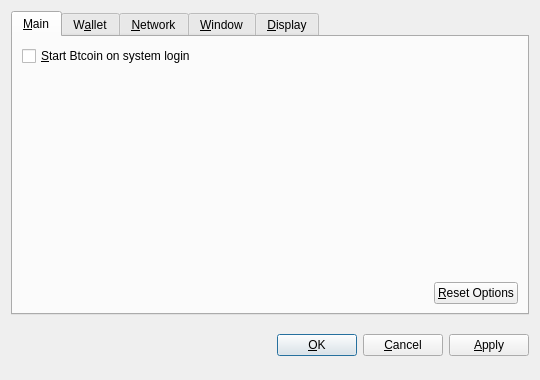
<?xml version="1.0" encoding="UTF-8"?>
<ui version="4.0">
 <class>OptionsDialog</class>
 <widget class="QDialog" name="OptionsDialog">
  <property name="geometry">
   <rect>
    <x>0</x>
    <y>0</y>
    <width>540</width>
    <height>380</height>
   </rect>
  </property>
  <property name="windowTitle">
   <string>Options</string>
  </property>
  <property name="modal">
   <bool>true</bool>
  </property>
  <layout class="QVBoxLayout" name="verticalLayout">
   <item>
    <widget class="QTabWidget" name="tabWidget">
     <property name="tabPosition">
      <enum>QTabWidget::North</enum>
     </property>
     <property name="currentIndex">
      <number>0</number>
     </property>
     <widget class="QWidget" name="tabMain">
      <attribute name="title">
       <string>&amp;Main</string>
      </attribute>
      <layout class="QVBoxLayout" name="verticalLayout_Main">
       <item>
        <widget class="QCheckBox" name="bitcoinAtStartup">
         <property name="toolTip">
          <string>Automatically start Btcoin after logging in to the system.</string>
         </property>
         <property name="text">
          <string>&amp;Start Btcoin on system login</string>
         </property>
        </widget>
       </item>
       <item>
        <spacer name="verticalSpacer_Main">
         <property name="orientation">
          <enum>Qt::Vertical</enum>
         </property>
         <property name="sizeHint" stdset="0">
          <size>
           <width>20</width>
           <height>40</height>
          </size>
         </property>
        </spacer>
       </item>
       <item>
        <layout class="QHBoxLayout" name="horizontalLayout_2_Main">
         <item>
          <spacer name="horizontalSpacer_2_Main">
           <property name="orientation">
            <enum>Qt::Horizontal</enum>
           </property>
           <property name="sizeHint" stdset="0">
            <size>
             <width>40</width>
             <height>20</height>
            </size>
           </property>
          </spacer>
         </item>
         <item>
          <widget class="QPushButton" name="resetButton">
           <property name="toolTip">
            <string>Reset all client options to default.</string>
           </property>
           <property name="text">
            <string>&amp;Reset Options</string>
           </property>
           <property name="autoDefault">
            <bool>false</bool>
           </property>
          </widget>
         </item>
        </layout>
       </item>
      </layout>
     </widget>
     <widget class="QWidget" name="tabWallet">
      <attribute name="title">
       <string>W&amp;allet</string>
      </attribute>
      <layout class="QVBoxLayout" name="verticalLayout_Network">
       <item>
        <widget class="QLabel" name="transactionFeeInfoLabel">
         <property name="text">
          <string>Optional transaction fee per kB that helps make sure your transactions are processed quickly. Most transactions are 1 kB.</string>
         </property>
         <property name="textFormat">
          <enum>Qt::PlainText</enum>
         </property>
         <property name="wordWrap">
          <bool>true</bool>
         </property>
        </widget>
       </item>
       <item>
        <layout class="QHBoxLayout" name="horizontalLayout_1_Main">
         <item>
          <widget class="QLabel" name="transactionFeeLabel">
           <property name="text">
            <string>Pay transaction &amp;fee</string>
           </property>
           <property name="textFormat">
            <enum>Qt::PlainText</enum>
           </property>
           <property name="buddy">
            <cstring>transactionFee</cstring>
           </property>
          </widget>
         </item>
         <item>
          <widget class="BitcoinAmountField" name="transactionFee"/>
         </item>
         <item>
          <spacer name="horizontalSpacer_1_Main">
           <property name="orientation">
            <enum>Qt::Horizontal</enum>
           </property>
           <property name="sizeHint" stdset="0">
            <size>
             <width>40</width>
             <height>20</height>
            </size>
           </property>
          </spacer>
         </item>
        </layout>
       </item>
       <item>
        <widget class="QLabel" name="label">
         <property name="text">
          <string>If you disable the spending of unconfirmed change, the change from a transaction cannot be used until that transaction has at least one confirmation. This also affects how your balance is computed.</string>
         </property>
         <property name="wordWrap">
          <bool>true</bool>
         </property>
        </widget>
       </item>
       <item>
        <widget class="QCheckBox" name="spendZeroConfChange">
         <property name="text">
          <string>Spend unconfirmed change  (experts only)</string>
         </property>
        </widget>
       </item>
       <item>
        <spacer name="verticalSpacer">
         <property name="orientation">
          <enum>Qt::Vertical</enum>
         </property>
         <property name="sizeHint" stdset="0">
          <size>
           <width>20</width>
           <height>40</height>
          </size>
         </property>
        </spacer>
       </item>
      </layout>
     </widget>
     <widget class="QWidget" name="tabNetwork">
      <attribute name="title">
       <string>&amp;Network</string>
      </attribute>
      <layout class="QVBoxLayout" name="verticalLayout_Network">
       <item>
        <widget class="QCheckBox" name="mapPortUpnp">
         <property name="toolTip">
          <string>Automatically open the Btcoin client port on the router. This only works when your router supports UPnP and it is enabled.</string>
         </property>
         <property name="text">
          <string>Map port using &amp;UPnP</string>
         </property>
        </widget>
       </item>
       <item>
        <widget class="QCheckBox" name="connectSocks">
         <property name="toolTip">
          <string>Connect to the Btcoin network through a SOCKS proxy (e.g. when connecting through Tor).</string>
         </property>
         <property name="text">
          <string>&amp;Connect through SOCKS proxy:</string>
         </property>
        </widget>
       </item>
       <item>
        <layout class="QHBoxLayout" name="horizontalLayout_Network">
         <item>
          <widget class="QLabel" name="proxyIpLabel">
           <property name="text">
            <string>Proxy &amp;IP:</string>
           </property>
           <property name="textFormat">
            <enum>Qt::PlainText</enum>
           </property>
           <property name="buddy">
            <cstring>proxyIp</cstring>
           </property>
          </widget>
         </item>
         <item>
          <widget class="QValidatedLineEdit" name="proxyIp">
           <property name="maximumSize">
            <size>
             <width>140</width>
             <height>16777215</height>
            </size>
           </property>
           <property name="toolTip">
            <string>IP address of the proxy (e.g. 127.0.0.1)</string>
           </property>
          </widget>
         </item>
         <item>
          <widget class="QLabel" name="proxyPortLabel">
           <property name="text">
            <string>&amp;Port:</string>
           </property>
           <property name="textFormat">
            <enum>Qt::PlainText</enum>
           </property>
           <property name="buddy">
            <cstring>proxyPort</cstring>
           </property>
          </widget>
         </item>
         <item>
          <widget class="QLineEdit" name="proxyPort">
           <property name="maximumSize">
            <size>
             <width>55</width>
             <height>16777215</height>
            </size>
           </property>
           <property name="toolTip">
            <string>Port of the proxy (e.g. 9050)</string>
           </property>
          </widget>
         </item>
         <item>
          <widget class="QLabel" name="socksVersionLabel">
           <property name="text">
            <string>SOCKS &amp;Version:</string>
           </property>
           <property name="textFormat">
            <enum>Qt::PlainText</enum>
           </property>
           <property name="buddy">
            <cstring>socksVersion</cstring>
           </property>
          </widget>
         </item>
         <item>
          <widget class="QValueComboBox" name="socksVersion">
           <property name="toolTip">
            <string>SOCKS version of the proxy (e.g. 5)</string>
           </property>
          </widget>
         </item>
         <item>
          <spacer name="horizontalSpacer_Network">
           <property name="orientation">
            <enum>Qt::Horizontal</enum>
           </property>
           <property name="sizeHint" stdset="0">
            <size>
             <width>40</width>
             <height>20</height>
            </size>
           </property>
          </spacer>
         </item>
        </layout>
       </item>
       <item>
        <spacer name="verticalSpacer_Network">
         <property name="orientation">
          <enum>Qt::Vertical</enum>
         </property>
         <property name="sizeHint" stdset="0">
          <size>
           <width>20</width>
           <height>40</height>
          </size>
         </property>
        </spacer>
       </item>
      </layout>
     </widget>
     <widget class="QWidget" name="tabWindow">
      <attribute name="title">
       <string>&amp;Window</string>
      </attribute>
      <layout class="QVBoxLayout" name="verticalLayout_Window">
       <item>
        <widget class="QCheckBox" name="minimizeToTray">
         <property name="toolTip">
          <string>Show only a tray icon after minimizing the window.</string>
         </property>
         <property name="text">
          <string>&amp;Minimize to the tray instead of the taskbar</string>
         </property>
        </widget>
       </item>
       <item>
        <widget class="QCheckBox" name="minimizeOnClose">
         <property name="toolTip">
          <string>Minimize instead of exit the application when the window is closed. When this option is enabled, the application will be closed only after selecting Quit in the menu.</string>
         </property>
         <property name="text">
          <string>M&amp;inimize on close</string>
         </property>
        </widget>
       </item>
       <item>
        <spacer name="verticalSpacer_Window">
         <property name="orientation">
          <enum>Qt::Vertical</enum>
         </property>
         <property name="sizeHint" stdset="0">
          <size>
           <width>20</width>
           <height>40</height>
          </size>
         </property>
        </spacer>
       </item>
      </layout>
     </widget>
     <widget class="QWidget" name="tabDisplay">
      <attribute name="title">
       <string>&amp;Display</string>
      </attribute>
      <layout class="QVBoxLayout" name="verticalLayout_Display">
       <item>
        <layout class="QHBoxLayout" name="horizontalLayout_1_Display">
         <item>
          <widget class="QLabel" name="langLabel">
           <property name="text">
            <string>User Interface &amp;language:</string>
           </property>
           <property name="textFormat">
            <enum>Qt::PlainText</enum>
           </property>
           <property name="buddy">
            <cstring>lang</cstring>
           </property>
          </widget>
         </item>
         <item>
          <widget class="QValueComboBox" name="lang">
           <property name="toolTip">
            <string>The user interface language can be set here. This setting will take effect after restarting Btcoin.</string>
           </property>
          </widget>
         </item>
        </layout>
       </item>
       <item>
        <layout class="QHBoxLayout" name="horizontalLayout_2_Display">
         <item>
          <widget class="QLabel" name="unitLabel">
           <property name="text">
            <string>&amp;Unit to show amounts in:</string>
           </property>
           <property name="textFormat">
            <enum>Qt::PlainText</enum>
           </property>
           <property name="buddy">
            <cstring>unit</cstring>
           </property>
          </widget>
         </item>
         <item>
          <widget class="QValueComboBox" name="unit">
           <property name="toolTip">
            <string>Choose the default subdivision unit to show in the interface and when sending coins.</string>
           </property>
          </widget>
         </item>
        </layout>
       </item>
       <item>
        <widget class="QCheckBox" name="displayAddresses">
         <property name="toolTip">
          <string>Whether to show Btcoin addresses in the transaction list or not.</string>
         </property>
         <property name="text">
          <string>&amp;Display addresses in transaction list</string>
         </property>
        </widget>
       </item>
       <item>
        <widget class="QCheckBox" name="coinControlFeatures">
         <property name="toolTip">
          <string>Whether to show coin control features or not.</string>
         </property>
         <property name="text">
          <string>Display coin &amp;control features (experts only!)</string>
         </property>
        </widget>
       </item>
       <item>
        <spacer name="verticalSpacer_Display">
         <property name="orientation">
          <enum>Qt::Vertical</enum>
         </property>
         <property name="sizeHint" stdset="0">
          <size>
           <width>20</width>
           <height>40</height>
          </size>
         </property>
        </spacer>
       </item>
      </layout>
     </widget>
    </widget>
   </item>
   <item>
    <layout class="QHBoxLayout" name="horizontalLayout_Buttons">
     <item>
      <spacer name="horizontalSpacer_1">
       <property name="orientation">
        <enum>Qt::Horizontal</enum>
       </property>
       <property name="sizeHint" stdset="0">
        <size>
         <width>40</width>
         <height>48</height>
        </size>
       </property>
      </spacer>
     </item>
     <item>
      <widget class="QLabel" name="statusLabel">
       <property name="font">
        <font>
         <weight>75</weight>
         <bold>true</bold>
        </font>
       </property>
       <property name="text">
        <string/>
       </property>
       <property name="textFormat">
        <enum>Qt::PlainText</enum>
       </property>
       <property name="wordWrap">
        <bool>true</bool>
       </property>
      </widget>
     </item>
     <item>
      <spacer name="horizontalSpacer_2">
       <property name="orientation">
        <enum>Qt::Horizontal</enum>
       </property>
       <property name="sizeHint" stdset="0">
        <size>
         <width>40</width>
         <height>48</height>
        </size>
       </property>
      </spacer>
     </item>
     <item>
      <widget class="QPushButton" name="okButton">
       <property name="text">
        <string>&amp;OK</string>
       </property>
      </widget>
     </item>
     <item>
      <widget class="QPushButton" name="cancelButton">
       <property name="text">
        <string>&amp;Cancel</string>
       </property>
       <property name="autoDefault">
        <bool>false</bool>
       </property>
      </widget>
     </item>
     <item>
      <widget class="QPushButton" name="applyButton">
       <property name="text">
        <string>&amp;Apply</string>
       </property>
       <property name="autoDefault">
        <bool>false</bool>
       </property>
      </widget>
     </item>
    </layout>
   </item>
  </layout>
 </widget>
 <customwidgets>
  <customwidget>
   <class>BitcoinAmountField</class>
   <extends>QSpinBox</extends>
   <header>bitcoinamountfield.h</header>
  </customwidget>
  <customwidget>
   <class>QValueComboBox</class>
   <extends>QComboBox</extends>
   <header>qvaluecombobox.h</header>
  </customwidget>
  <customwidget>
   <class>QValidatedLineEdit</class>
   <extends>QLineEdit</extends>
   <header>qvalidatedlineedit.h</header>
  </customwidget>
 </customwidgets>
 <resources/>
 <connections/>
</ui>
